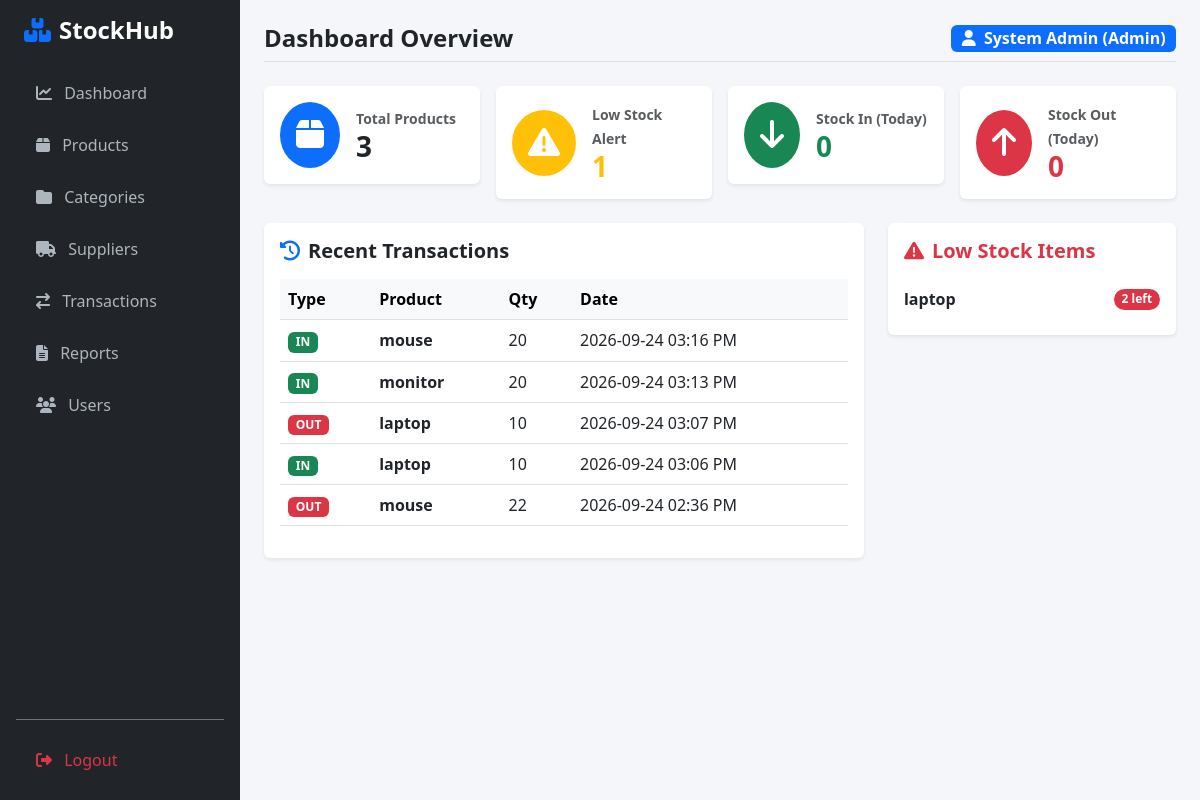
The page /dashboard (signed in) on the database as committed earlier.
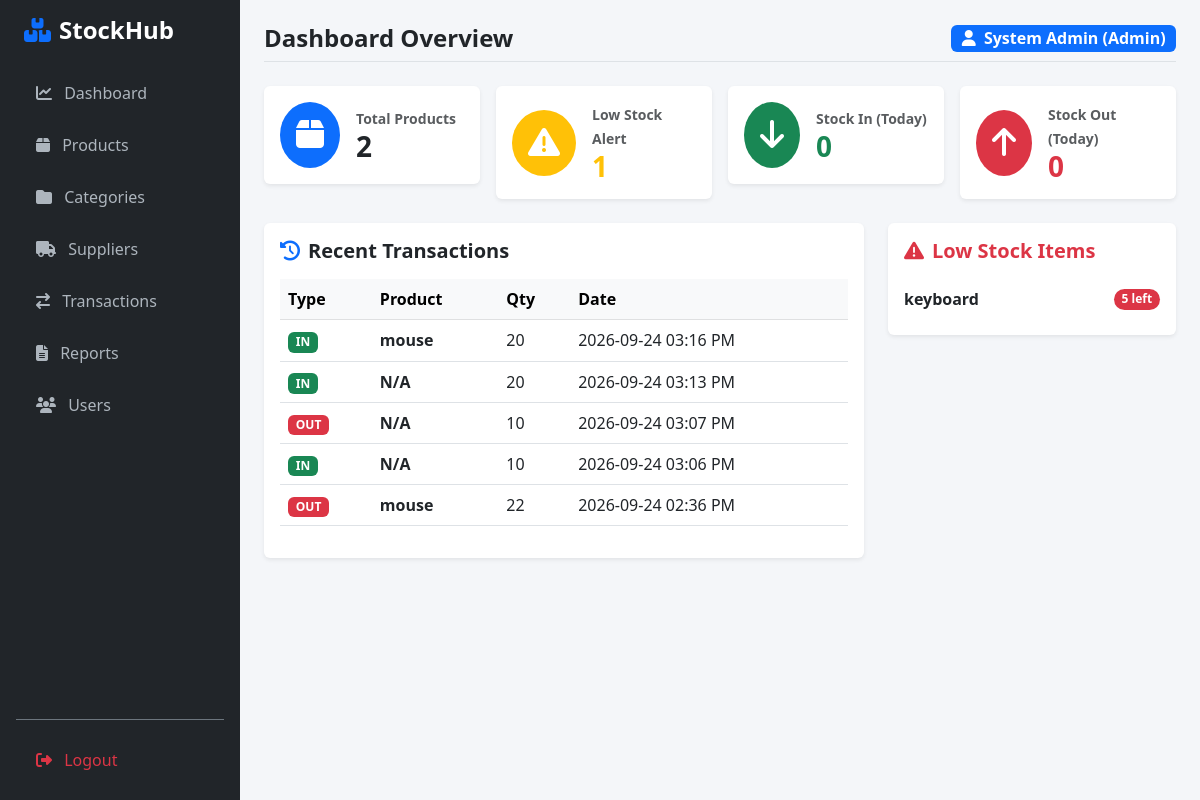
The same page on the database as committed later.
### app/models.py (models this page shows)
class Transaction(db.Model):
    __tablename__ = 'transactions'
    id = db.Column(db.Integer, primary_key=True)
    transaction_type = db.Column(db.String(20), nullable=False)
    quantity = db.Column(db.Integer, nullable=False)
    timestamp = db.Column(db.DateTime, default=datetime.utcnow)
    product_id = db.Column(db.Integer, db.ForeignKey('products.id'))
    user_id = db.Column(db.Integer, db.ForeignKey('users.id'))
    product = db.relationship('Product', backref='transactions', lazy=True)
    user = db.relationship('User', backref='transactions', lazy=True)

class Product(db.Model):
    __tablename__ = 'products'
    id = db.Column(db.Integer, primary_key=True)
    name = db.Column(db.String(100), nullable=False)
    quantity = db.Column(db.Integer, default=0)
    price = db.Column(db.Float, default=0.0)
    category_id = db.Column(db.Integer, db.ForeignKey('categories.id'), nullable=True)
    supplier_id = db.Column(db.Integer, db.ForeignKey('suppliers.id'), nullable=True)

### app/routes.py (the view)
@main.route('/dashboard')
@login_required
def dashboard():
    today = date.today()
    total_products = Product.query.count()
    low_stock_count = Product.query.filter(Product.quantity <= 5).count()
    stock_in_today = db.session.query(func.coalesce(func.sum(Transaction.quantity), 0)).filter(
        Transaction.transaction_type == 'STOCK_IN',
        func.date(Transaction.timestamp) == today
    ).scalar()
    stock_out_today = db.session.query(func.coalesce(func.sum(Transaction.quantity), 0)).filter(
        Transaction.transaction_type == 'STOCK_OUT',
        func.date(Transaction.timestamp) == today
    ).scalar()
    recent_txns = Transaction.query.order_by(Transaction.timestamp.desc()).limit(5).all()
    low_stock_items = Product.query.filter(Product.quantity <= 5).all()
    return render_template('dashboard.html',
                           total_products=total_products,
                           low_stock_count=low_stock_count,
                           stock_in_today=stock_in_today,
                           stock_out_today=stock_out_today,
                           recent_txns=recent_txns,
                           low_stock_items=low_stock_items)

### app/templates/dashboard.html (shortened to what the changed rows need)
{% extends "base.html" %}
{% block content %}
<div class="row g-3 mb-4">
    <div class="col-md-3">
        <div class="card shadow-sm border-0 p-3 d-flex flex-row align-items-center">
            <div>
                <small class="text-muted fw-bold">Total Products</small>
                <h3 class="fw-bold mb-0">{{ total_products }}</h3>
            </div>
        </div>
    </div>
</div>
<div class="row g-4">
    <div class="col-md-8">
        <div class="card shadow-sm border-0 p-3">
            <div class="table-responsive">
                <table class="table table-hover align-middle">
                    <thead class="table-light">
                        <tr>
                            <th>Type</th>
                            <th>Product</th>
                            <th>Qty</th>
                            <th>Date</th>
                        </tr>
                    </thead>
                    <tbody>
                        {% for txn in recent_txns %}
                        <tr>
                            <td>
                                {% if txn.transaction_type == 'STOCK_IN' %}
                                    <span class="badge bg-success">IN</span>
                                {% else %}
                                    <span class="badge bg-danger">OUT</span>
                                {% endif %}
                            </td>
                            <td class="fw-bold">{{ txn.product.name if txn.product else 'N/A' }}</td>
                            <td>{{ txn.quantity }}</td>
                            <td>{{ txn.timestamp.strftime('%Y-%m-%d %I:%M %p') }}</td>
                        </tr>
                        {% else %}
                        <tr>
                            <td colspan="4" class="text-center text-muted py-3">No recent transactions.</td>
                        </tr>
                        {% endfor %}
                    </tbody>
                </table>
            </div>
        </div>
    </div>
    <div class="col-md-4">
        <div class="card shadow-sm border-0 p-3">
            <ul class="list-group list-group-flush">
                {% for item in low_stock_items %}
                <li class="list-group-item d-flex justify-content-between align-items-center px-0">
                    <span class="fw-bold">{{ item.name }}</span>
                    <span class="badge bg-danger rounded-pill">{{ item.quantity }} left</span>
                </li>
                {% else %}
                <li class="list-group-item text-muted text-center py-3">All products are well stocked!</li>
                {% endfor %}
            </ul>
        </div>
    </div>
</div>
{% endblock %}

Rows that differ between the two databases and show on the page:
removed Product: name "laptop", quantity "2"
changed Transaction "2026-09-24 03:13 PM": product "monitor" → "N/A"
changed Transaction "2026-09-24 03:07 PM": product "laptop" → "N/A"
changed Transaction "2026-09-24 03:06 PM": product "laptop" → "N/A"
added Product: name "keyboard", quantity "5"
Other text that changed with them:
{{ total_products }}: "3" → "2"
